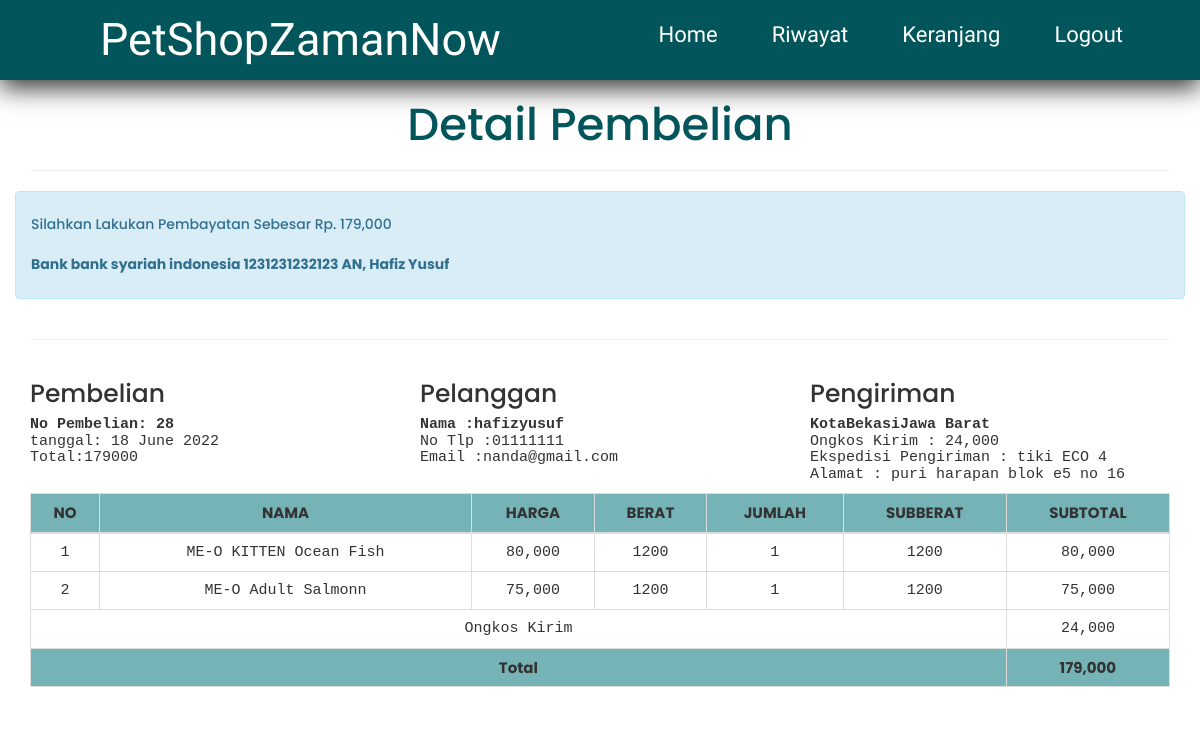
Page /nota.php?id=28 (signed in) on the committed database.
### tables this page shows
CREATE TABLE `riwayat` (
  `id_penjualan` int(11) NOT NULL,
  `id_pembeli` int(11) NOT NULL,
  `tanggal_penjualan` date NOT NULL,
  `total_penjualan` int(11) NOT NULL,
  `alamat_pengiriman` text NOT NULL,
  `status_penjualan` varchar(50) NOT NULL DEFAULT 'pending',
  `resi_pengiriman` varchar(20) NOT NULL,
  `totalberat` int(11) NOT NULL,
  `provinsi` varchar(50) NOT NULL,
  `distrik` varchar(50) NOT NULL,
  `tipe` varchar(20) NOT NULL,
  `kodepos` varchar(15) NOT NULL,
  `ekspedisi` varchar(20) NOT NULL,
  `paket` varchar(25) NOT NULL,
  `ongkir` int(11) NOT NULL,
  `estimasi` varchar(10) NOT NULL
);

CREATE TABLE `pembeli` (
  `id_pembeli` int(11) NOT NULL,
  `email_pembeli` varchar(50) NOT NULL,
  `password_pembeli` varchar(50) NOT NULL,
  `nama_pembeli` varchar(50) NOT NULL,
  `telepon_pembeli` varchar(20) NOT NULL,
  `alamat_pembeli` text NOT NULL
);

CREATE TABLE `penjualan_produk` (
  `id_penjualan_produk` int(11) NOT NULL,
  `id_penjualan` int(11) NOT NULL,
  `id_produk` int(11) NOT NULL,
  `jumlah` int(11) NOT NULL,
  `nama` varchar(50) NOT NULL,
  `harga` int(11) NOT NULL,
  `berat` int(11) NOT NULL,
  `subberat` int(11) NOT NULL,
  `subharga` int(11) NOT NULL
);

### htdocs/nota.php (the view, shortened to what this page needs)
<?php
include 'koneksi.php';
?>
<!DOCTYPE html>
<html lang="en">
<head>
    <link rel="stylesheet" href="admin/assets/css/bootstrap.css">
    <link rel="stylesheet" href="css/nota.css">
</head>
<body>
<?php
include 'menu.php';
?>
<section class="konten">
    <div class="container">
    <h1>Detail Pembelian</h1>
    <hr>
<?php
 $ambil=$koneksi->query("SELECT * FROM riwayat JOIN pembeli ON riwayat.
 id_pembeli=pembeli.id_pembeli WHERE riwayat.id_penjualan='$_GET[id]'");
 $bank=$koneksi->query("SELECT * FROM admin");
$detail = $ambil->fetch_assoc();
$bank = $bank->fetch_assoc();
?>
<!-- <pre> <?php print_r($detail);?> </pre>
<pre> <?php print_r($bank);?> </pre> -->
<div class="row">
    <div class="col-md">
        <div class="alert alert-info">
            <h5>
            <p>Silahkan Lakukan Pembayatan Sebesar Rp. <?php echo number_format ($detail['total_penjualan']); ?></p><br>
            <strong> Bank <?php echo $bank['nama_bank']?> <?php echo $bank['no_rekening']?> AN, <?php echo $bank['nama_lengkap']?></strong>
            </h5>
        </div>
    </div>
</div>
<hr>
<div class="row">
    <div class="col-md-4">
        <h3>Pembelian</h3>
        <strong> <h6> No Pembelian: <?php echo $detail['id_penjualan']; ?></strong> <br>
        tanggal:  <?php echo date("d F Y",strtotime($detail["tanggal_penjualan"]));  ?> <br>
        Total:<?php echo $detail['total_penjualan']; ?></h6>
    </div>
    <div class="col-md-4">
        <h3>Pelanggan</h3>
        <strong> <h6> Nama :<?php echo $detail['nama_pembeli']; ?></strong> <br>
        No Tlp :<?php echo $detail['telepon_pembeli']; ?><br>
        Email :<?php echo $detail['email_pembeli']; ?></h6>
    </div>
    <div class="col-md-4">
        <h3>Pengiriman</h3>
        <strong><h6> <?php echo $detail['tipe'] ?><?php echo $detail['distrik'] ?><?php echo $detail['provinsi'] ?></strong> <br>
        Ongkos Kirim : <?php echo number_format( $detail['ongkir']); ?> <br>
        Ekspedisi Pengiriman : <?php echo $detail['ekspedisi'] ?> <?php echo $detail['paket'] ?> <?php echo $detail['estimasi'] ?> <br>
        Alamat : <?php echo $detail['alamat_pengiriman'] ?></h6>
    </div>
</div>
<table class="table table-bordered">
    <thead>
        <tr>
            <th>NO</th>
            <th>NAMA</th>
            <th>HARGA</th>
            <th>BERAT</th>
            <th>JUMLAH</th>
            <th>SUBBERAT</th>
            <th>SUBTOTAL</th>
        </tr>
    </thead>
    <tbody>
    <?php $nomor=1; ?>
    <?php $ambil=$koneksi->query("SELECT * FROM penjualan_produk  WHERE id_penjualan='$_GET[id]'"); ?>
    <?php while ($pecah = $ambil->fetch_assoc ()){ ?>
        <tr>
            <td><?php echo $nomor; ?></td>
            <td><?php echo $pecah['nama'];  ?></td>
            <td><?php echo number_format ($pecah['harga']);  ?></td>
            <td><?php echo $pecah['berat'];  ?></td>
            <td><?php echo $pecah['jumlah'];  ?></td>
            <td><?php echo $pecah['subberat'];  ?></td>
            <td><?php echo number_format($pecah['subharga']);  ?></td>
        </tr>
        <?php $nomor++ ?>
        <?php } ?>
    </tbody>
    <tfoot>
        <tr>
            <th colspan="6">Total</th>
            <th><?php echo number_format($detail['total_penjualan']); ?></th>
        </tr>
    </tfoot>
    <tfoot>
            <td colspan="6">Ongkos Kirim</td>
            <td><?php echo number_format( $detail['ongkir']); ?></td>
    </tfoot>
</table>
    </div>
</section>
</body>
</html>

### htdocs/css/nota.css (style rules this page uses)
h1 { text-align: center; font-size: 45px; font-family: 'Poppins', sans-serif; color: #02555A; }
h5 { font-family: 'Poppins', sans-serif; }
tr th { text-align: center; font-family: 'Poppins', sans-serif; font-size: 15px; background: #75b3b6; }
td { text-align: center; font-family: 'Source Code Pro', monospace; font-size: 15px; }
h3 { font-family: 'Poppins', sans-serif; font-size: 25px; }
h6 { font-family: 'Source Code Pro', monospace; font-size: 15px; }

### htdocs/css/header.css (style rules this page uses)
* { box-sizing: border-box; margin: 0; }

### rows in the picture
riwayat: total_penjualan "179,000", id_penjualan "28", tanggal_penjualan "18 June 2022", total_penjualan "179000", id_pembeli.nama_pembeli "hafizyusuf", id_pembeli.telepon_pembeli "01111111", id_pembeli.email_pembeli "nanda@gmail.com", tipe "Kota", distrik "Bekasi", provinsi "Jawa Barat", ongkir "24,000", ekspedisi "tiki", paket "ECO", estimasi "4", alamat_pengiriman "puri harapan blok e5 no 16"
penjualan_produk: nama "ME-O KITTEN Ocean Fish", harga "80,000", berat "1200", jumlah "1", subberat "1200", subharga "80,000"
penjualan_produk: nama "ME-O Adult Salmonn", harga "75,000", berat "1200", jumlah "1", subberat "1200", subharga "75,000"

### other values in the picture
$bank['nama_bank'] "bank syariah indonesia"
$bank['no_rekening'] "1231231232123"
$bank['nama_lengkap'] "Hafiz Yusuf"
